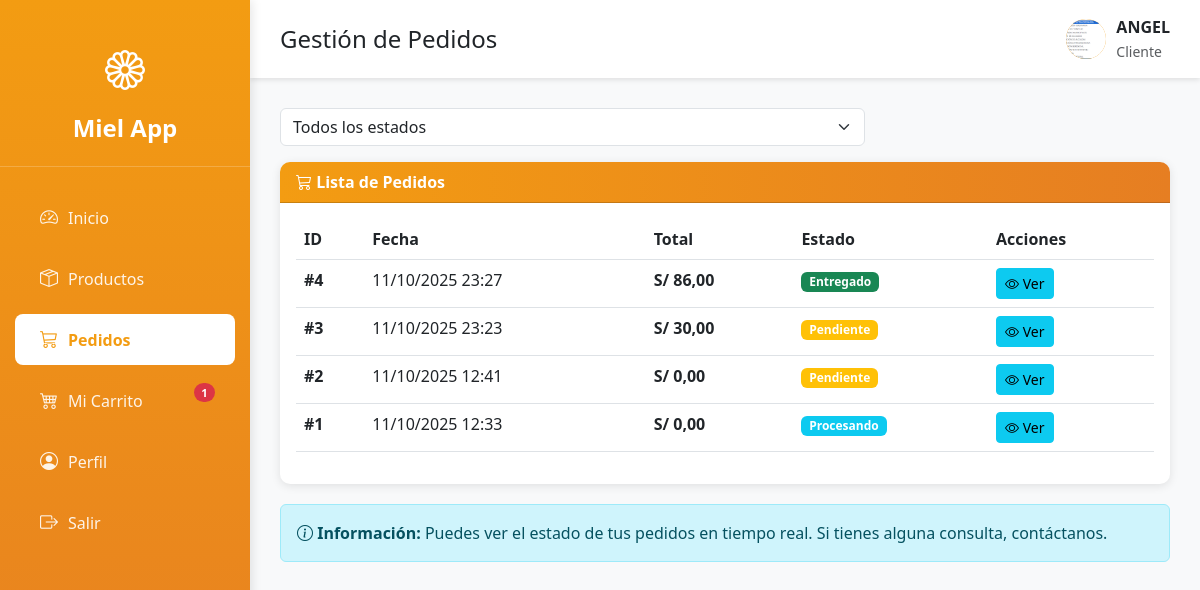
Page /pedidos/ (signed in) on the committed database.
### mielapp/models.py (models this page shows, shortened)
class Usuario(AbstractUser):
    ROLES = (
        ('ADMIN', 'Administrador'),
        ('CLIENTE', 'Cliente'),
    )
    rol = models.CharField(max_length=10, choices=ROLES, default='CLIENTE')
    telefono = models.CharField(max_length=15, blank=True, null=True)
    direccion = models.TextField(blank=True, null=True)
    imagen = models.ImageField(upload_to='usuarios/', blank=True, null=True)
    fecha_registro = models.DateTimeField(auto_now_add=True)
    activo = models.BooleanField(default=True)
    class Meta:
        verbose_name = 'Usuario'
        verbose_name_plural = 'Usuarios'

class Pedido(models.Model):
    ESTADOS = (
        ('PENDIENTE', 'Pendiente'),
        ('PROCESANDO', 'Procesando'),
        ('ENVIADO', 'Enviado'),
        ('ENTREGADO', 'Entregado'),
        ('CANCELADO', 'Cancelado'),
    )
    cliente = models.ForeignKey(
        Usuario,
        on_delete=models.CASCADE,
        related_name='pedidos'
    )
    fecha_pedido = models.DateTimeField(auto_now_add=True)
    estado = models.CharField(max_length=15, choices=ESTADOS, default='PENDIENTE')
    total = models.DecimalField(
        max_digits=10,
        decimal_places=2,
        default=0
    )
    direccion_envio = models.TextField()
    notas = models.TextField(blank=True, null=True)
    fecha_actualizacion = models.DateTimeField(auto_now=True)
    class Meta:
        verbose_name = 'Pedido'
        verbose_name_plural = 'Pedidos'
        ordering = ['-fecha_pedido']

### mielapp/views.py (the view)
# urls.py: path('pedidos/', views.pedidos_view, name='pedidos'),
@login_required
def pedidos_view(request):
    if request.user.rol == 'ADMIN':
        pedidos = Pedido.objects.select_related('cliente').prefetch_related('detalles').all()
    else:
        pedidos = Pedido.objects.filter(cliente=request.user).prefetch_related('detalles').all()
    estado = request.GET.get('estado', '')
    if estado:
        pedidos = pedidos.filter(estado=estado)
    context = {
        'pedidos': pedidos,
        'estado_seleccionado': estado,
        'estados': Pedido.ESTADOS
    }
    return render(request, 'mielapp/pedidos.html', context)

### mielapp/templates/mielapp/pedidos.html (shortened to what this page needs)
{% extends 'mielapp/base.html' %}
{% block page_title %}Gestión de Pedidos{% endblock %}
{% block content %}
<div class="row mb-3">
    <div class="col-md-8">
        <form method="get" class="d-flex gap-2">
            <select name="estado" class="form-select" onchange="this.form.submit()">
                <option value="">Todos los estados</option>
            </select>
        </form>
    </div>
</div>
<div class="card">
    <div class="card-header">
        <i class="bi bi-cart3"></i> Lista de Pedidos
    </div>
    <div class="card-body">
        <div class="table-responsive">
            <table class="table table-hover">
                <thead>
                    <tr>
                        <th>ID</th>
                        <th>Fecha</th>
                        <th>Total</th>
                        <th>Estado</th>
                        <th>Acciones</th>
                    </tr>
                </thead>
                <tbody>
                    {% for pedido in pedidos %}
                    <tr>
                        <td><strong>#{{ pedido.id }}</strong></td>
                        <td>{{ pedido.fecha_pedido|date:"d/m/Y H:i" }}</td>
                        <td><strong>S/ {{ pedido.total }}</strong></td>
                        <td>
                            <span class="badge bg-{% if pedido.estado == 'ENTREGADO' %}success{% elif pedido.estado == 'CANCELADO' %}danger{% elif pedido.estado == 'PENDIENTE' %}warning{% else %}info{% endif %}">
                                {{ pedido.get_estado_display }}
                            </span>
                        </td>
                        <td>
                            <a href="{% url 'detalle_pedido' pedido.id %}" class="btn btn-sm btn-info">
                                <i class="bi bi-eye"></i> Ver
                            </a>
                        </td>
                    </tr>
                    {% endfor %}
                </tbody>
            </table>
        </div>
    </div>
</div>
{% if user.rol == 'CLIENTE' %}
<div class="alert alert-info mt-3">
    <i class="bi bi-info-circle"></i>
    <strong>Información:</strong> Puedes ver el estado de tus pedidos en tiempo real. Si tienes alguna consulta, contáctanos.
</div>
{% endif %}
{% endblock %}

### mielapp/templates/mielapp/base.html (shortened to what this page needs)
<!DOCTYPE html>
<html lang="es">
<head>
    <link href="https://cdn.jsdelivr.net/npm/bootstrap@5.3.0/dist/css/bootstrap.min.css" rel="stylesheet">
    <link rel="stylesheet" href="https://cdn.jsdelivr.net/npm/bootstrap-icons@1.10.0/font/bootstrap-icons.css">
</head>
<body>
    {% if user.is_authenticated %}
    <div class="sidebar">
        <div class="logo">
            <i class="bi bi-flower1"></i>
            <span>Miel App</span>
        </div>
        <nav class="nav flex-column">
            <a class="nav-link {% if request.resolver_match.url_name == 'home' %}active{% endif %}" href="{% url 'home' %}">
                <i class="bi bi-speedometer2"></i>
                <span>Inicio</span>
            </a>
            <a class="nav-link {% if 'productos' in request.path %}active{% endif %}" href="{% url 'productos' %}">
                <i class="bi bi-box-seam"></i>
                <span>Productos</span>
            </a>
            <a class="nav-link {% if 'pedidos' in request.path %}active{% endif %}" href="{% url 'pedidos' %}">
                <i class="bi bi-cart3"></i>
                <span>Pedidos</span>
            </a>
            {% if user.rol == 'CLIENTE' %}
            <a class="nav-link {% if 'carrito' in request.path %}active{% endif %}" href="{% url 'ver_carrito' %}" style="position: relative;">
                <i class="bi bi-cart4"></i>
                <span>Mi Carrito</span>
                {% if user.carrito.count > 0 %}
                <span class="badge bg-danger rounded-pill" style="position: absolute; top: 8px; right: 20px; font-size: 0.7rem;">
                    {{ user.carrito.count }}
                </span>
                {% endif %}
            </a>
            {% endif %}
            <a class="nav-link {% if 'perfil' in request.path %}active{% endif %}" href="{% url 'perfil' %}">
                <i class="bi bi-person-circle"></i>
                <span>Perfil</span>
            </a>
            <a class="nav-link" href="{% url 'logout' %}">
                <i class="bi bi-box-arrow-right"></i>
                <span>Salir</span>
            </a>
        </nav>
    </div>
    <div class="main-content">
        <div class="top-navbar">
            <h4 class="mb-0">{% block page_title %}Dashboard{% endblock %}</h4>
            <div class="user-info">
                <div class="user-avatar">
                    {% if user.imagen %}
                    <img src="{{ user.imagen.url }}" alt="{{ user.username }}" style="width:100%; height:100%; border-radius:50%; object-fit:cover;">
                    {% else %}
                    {{ user.username|first|upper }}
                    {% endif %}
                </div>
                <div>
                    <div style="font-weight:bold;">{{ user.first_name|default:user.username }}</div>
                    <small class="text-muted">{{ user.get_rol_display }}</small>
                </div>
            </div>
        </div>
        <div class="content-wrapper">
            {% block content %}{% endblock %}
        </div>
    </div>
    {% endif %}
</body>
</html>

### mielapp/templates/mielapp/base.html (style rules this page uses)
:root { --sidebar-width: 250px; --primary-color: #f39c12; --secondary-color: #e67e22; --dark-color: #2c3e50; }
body { font-family: 'Segoe UI', Tahoma, Geneva, Verdana, sans-serif; }
.sidebar { position: fixed; top: 0; left: 0; height: 100vh; width: var(--sidebar-width); background: linear-gradient(180deg, var(--primary-color) 0%, var(--secondary-color) 100%); padding: 20px 0; box-shadow: 2px 0 10px rgba(0,0,0,0.1); overflow-y: auto; z-index: 1000; }
.sidebar .logo { text-align: center; padding: 20px; color: white; font-size: 24px; font-weight: bold; border-bottom: 1px solid rgba(255,255,255,0.2); margin-bottom: 20px; }
.sidebar .logo i { font-size: 40px; display: block; margin-bottom: 10px; }
.sidebar .nav-link { color: rgba(255,255,255,0.9); padding: 12px 25px; margin: 5px 15px; border-radius: 8px; transition: all 0.3s; display: flex; align-items: center; }
.sidebar .nav-link i { margin-right: 10px; font-size: 18px; }
.sidebar .nav-link.active { background: white; color: var(--primary-color); font-weight: bold; }
.main-content { margin-left: var(--sidebar-width); min-height: 100vh; background: #f8f9fa; }
.top-navbar { background: white; padding: 15px 30px; box-shadow: 0 2px 5px rgba(0,0,0,0.1); display: flex; justify-content: space-between; align-items: center; }
.user-info { display: flex; align-items: center; gap: 10px; }
.user-avatar { width: 40px; height: 40px; border-radius: 50%; background: var(--primary-color); display: flex; align-items: center; justify-content: center; color: white; font-weight: bold; }
.content-wrapper { padding: 30px; }
.card { border: none; border-radius: 10px; box-shadow: 0 2px 10px rgba(0,0,0,0.1); margin-bottom: 20px; }
.card-header { background: linear-gradient(90deg, var(--primary-color), var(--secondary-color)); color: white; border-radius: 10px 10px 0 0 !important; font-weight: bold; }

### rows in the picture
Usuario: carrito.count "1", imagen (picture), first_name "ANGEL", rol "Cliente"
Pedido: id "4", fecha_pedido "11/10/2025 23:27", total "86,00", estado "Entregado"
Pedido: id "3", fecha_pedido "11/10/2025 23:23", total "30,00", estado "Pendiente"
Pedido: id "2", fecha_pedido "11/10/2025 12:41", total "0,00", estado "Pendiente"
Pedido: id "1", fecha_pedido "11/10/2025 12:33", total "0,00", estado "Procesando"
